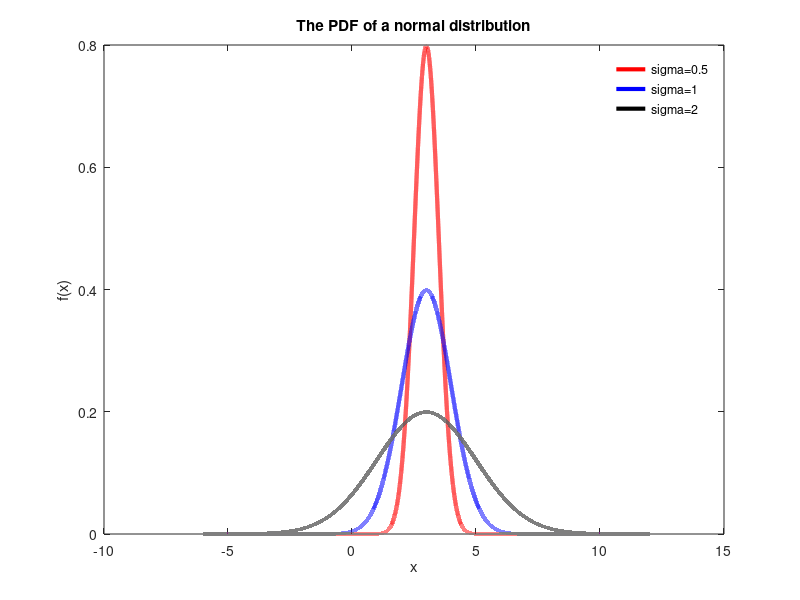
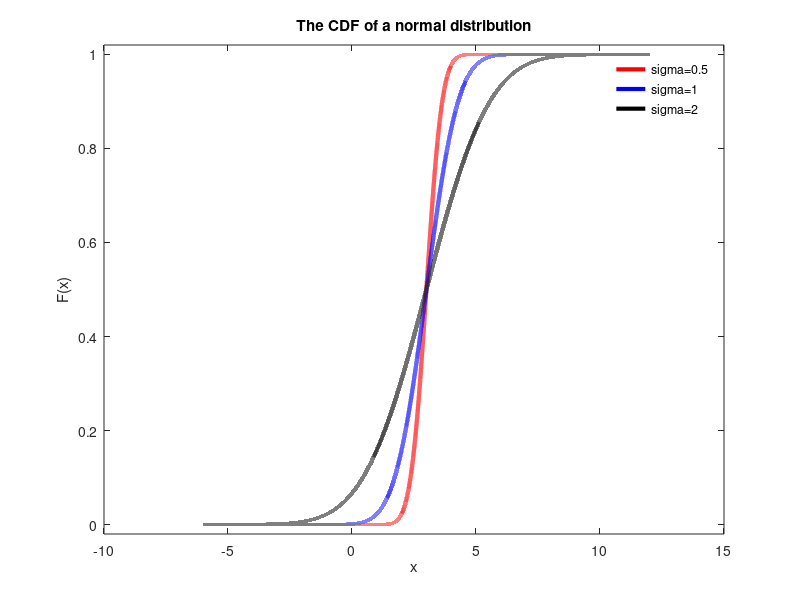
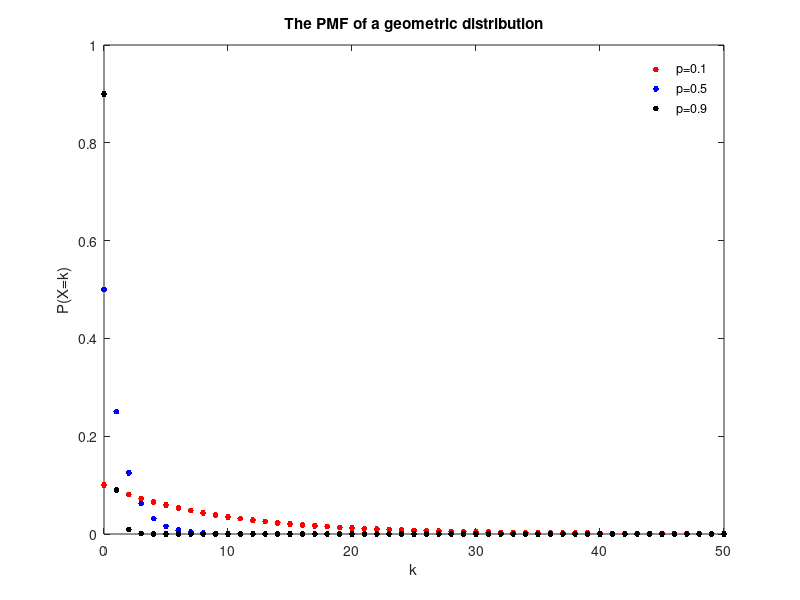
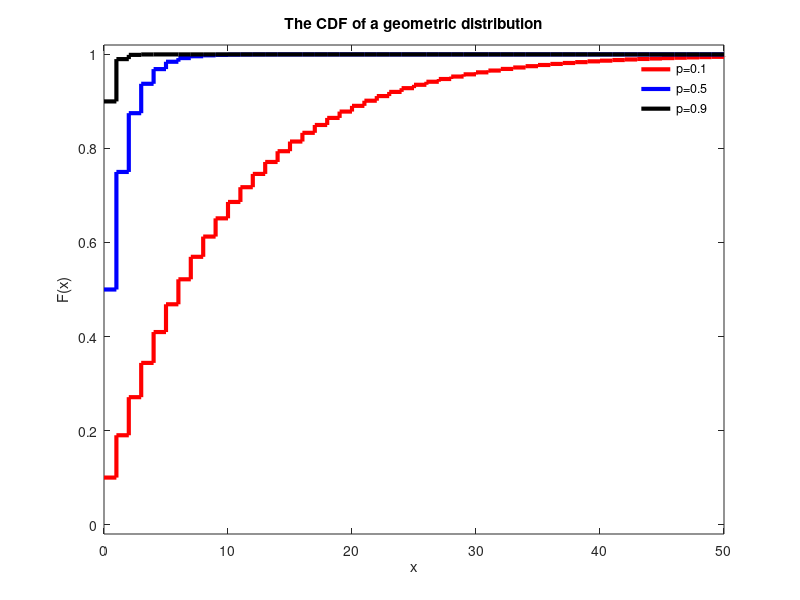

Write MATLAB code to recreate these figures, in order.
%% Lab 3, Discrete, continouse distribution. SOLUTION (Due on  11:59 PM, Feb 17, 2015)

%% Assignments
% Here goes the assignments for Lab 3.
%%
% Question 1. Plot the PDF and CDF for normal distribution with fixed $\mu
% = 3$ and varying $\sigma = [0.5, 1, 2]$. Draw your observations with two to
% three sentences.

mu=3;
sigma=[0.5 1 2];
xs=-6:0.0001:12;
linestyle={'r-','b-','k-'};
%%
%plot the PDF of a normal distribution
fig1=figure;
for i=1:3
f=normpdf(xs,mu,sigma(i));
plot(xs,f,linestyle{i},'linewidth',3);
hold on;
end
title('The PDF of a normal distribution');
xlabel('x');ylabel('f(x)');
legend('sigma=0.5','sigma=1','sigma=2','location','best');
legend('boxoff');
%%
% plot the CDF of a normal distribution
fig2=figure;
for i=1:3
F=normcdf(xs,mu,sigma(i));
plot(xs,F,linestyle{i},'linewidth',3);
hold on;
end
title('The CDF of a normal distribution');
xlabel('x');ylabel('F(x)');ylim([-0.02 1.02]);
legend('sigma=0.5','sigma=1','sigma=2','location','best');
legend('boxoff')
%%
% Question 2. Plot the PMF and CDF for geometric distribution with varying
% $p=[0.1, 0.5, 0.9]$. 
p=[0.1 0.5 0.9];
ks=0:50;
%%
% plot the PMF of a geometric distribution
fig3=figure;
linestyle={'r.','b.','k.'};
for i=1:3
P=geopdf(ks,p(i));
plot(ks,P,linestyle{i},'markersize',13.5);
hold on;
end
title('The PMF of a geometric distribution');
xlabel('k');ylabel('P(X=k)');
legend('p=0.1','p=0.5','p=0.9','location','best');
legend('boxoff');
%%
%plot the CDF of a geometric distribution
fig4=figure;
linestyle={'r-','b-','k-'};
for i=1:3
F=geocdf(ks,p(i));
stairs(ks,F,linestyle{i},'linewidth',3);
hold on;
end
title('The CDF of a geometric distribution');
xlabel('x');ylabel('F(x)');ylim([-0.02 1.02]);
legend('p=0.1','p=0.5','p=0.9','location','best');
legend('boxoff');

%%
% Submission. Put all of your code,  figures, writeups in a single document with .doc or .docx or .pdf format.
% Submit the document through blackboard. Attention, .txt format is not acceptable.  
